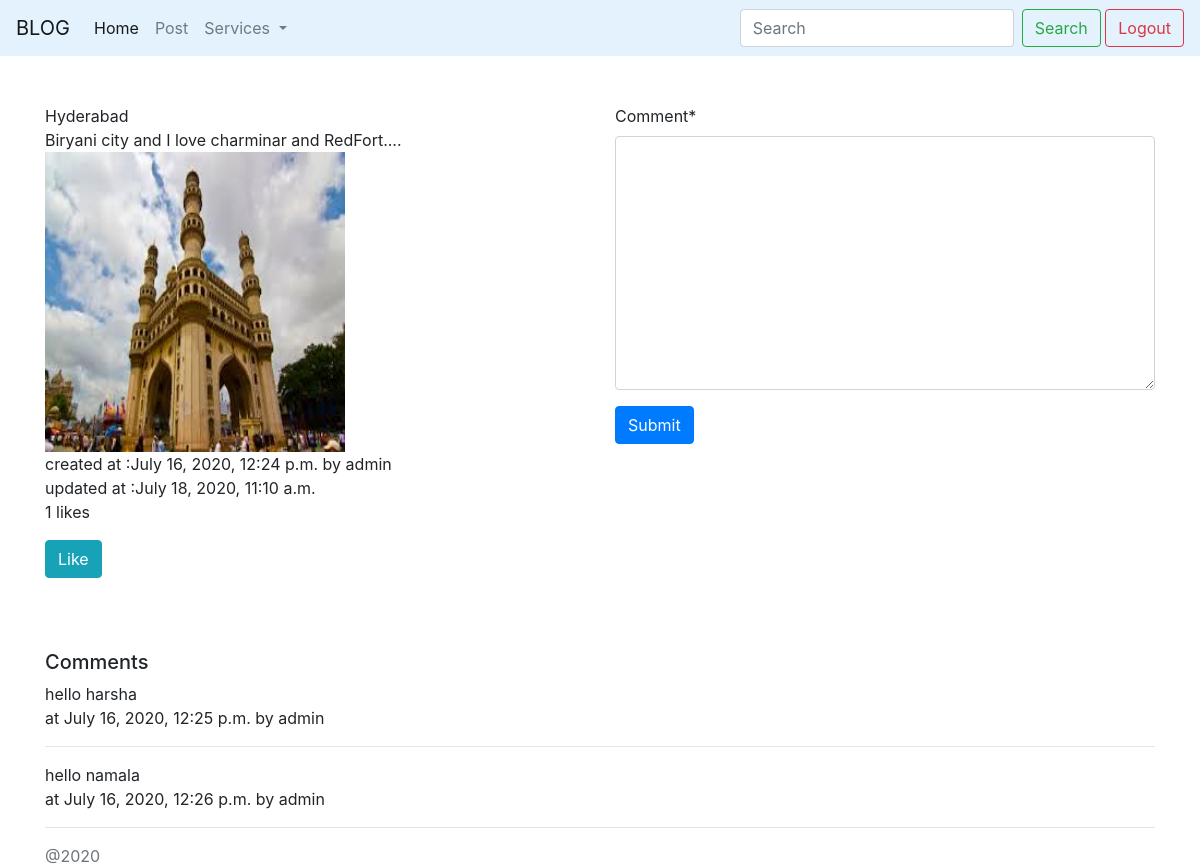
Page /detail/2/ (signed in) on the committed database.
### myapp/models.py (models this page shows, shortened)
class UserTimeStamp(models.Model):
	created_at = models.DateTimeField(auto_now_add = True)
	updated_at = models.DateTimeField(auto_now = True)
	user = models.ForeignKey(User,on_delete = models.CASCADE)
	class Meta:
		abstract = True

class Post(UserTimeStamp):
	title = models.CharField(max_length = 100)
	description = models.TextField()
	image = models.ImageField(upload_to = '')
	likes = models.IntegerField(default = 0)

class Comment(UserTimeStamp):
	post = models.ForeignKey(Post, on_delete = models.CASCADE)
	comment = models.TextField()

### myapp/views.py (the view)
# urls.py: path('detail/<int:pk>/',detail,name='detail'),
@login_required
def detail(request,pk):
    d = Post.objects.get(pk = pk)
    comments = Comment.objects.filter(post = d)
    if request.method == 'POST':
        form = CommentForm(request.POST)
        if form.is_valid():
            comment = form.cleaned_data['comment']
            c = Comment(post = d,comment = comment,user = request.user)
            c.save()
            context = {'post':d,'form':form,'comments':comments}
       	    return render(request, 'detail.html', context)
    else:
        form = CommentForm()
        context = {'post':d,'form':form,'comments':comments}
        return render(request, 'detail.html', context)

### myapp/forms.py
class CommentForm(forms.ModelForm):
	class Meta:
		model = Comment
		fields = ['comment']

### myapp/templates/detail.html (shortened to what this page needs)
{% extends 'base.html' %}
{% load crispy_forms_tags %}
{% block content %}
<div class="row">
	<div class="col-6">
{{post.title}}<br>
{{post.description}}<br>
<img src="{{post.image.url}}" height="300" width="300"><br>
created at :{{post.created_at}} by {{post.user}}<br>
updated at :{{post.updated_at}}
<br>
<div>
<p id="likes">{{post.likes}} likes</p>
<button class="btn btn-info" onclick="onClick()">Like</button>
</div>
<br>
</div>
<div class="col-6">
<form action="" method="post">
    {{ form|crispy }}
    <input class="btn btn-primary" type="submit" value="Submit">
</form>
</div>
</div>
<br><br>
<h5>Comments</h5>
{% if comments %}
{% for i in comments %}
{{i.comment}}<br>
at {{i.created_at}} by {{i.user}}<br>
<hr>
{% endfor %}
{% endif %}
{% endblock %}

### rows in the picture
Post: title "Hyderabad", description "Biryani city and I love charminar and RedFort....", image (picture), created_at "July 16, 2020, 12:24 p.m.", user "admin", updated_at "July 18, 2020, 11:10 a.m.", likes "1"
Comment: comment "hello harsha", created_at "July 16, 2020, 12:25 p.m.", user "admin"
Comment: comment "hello namala", created_at "July 16, 2020, 12:26 p.m.", user "admin"
